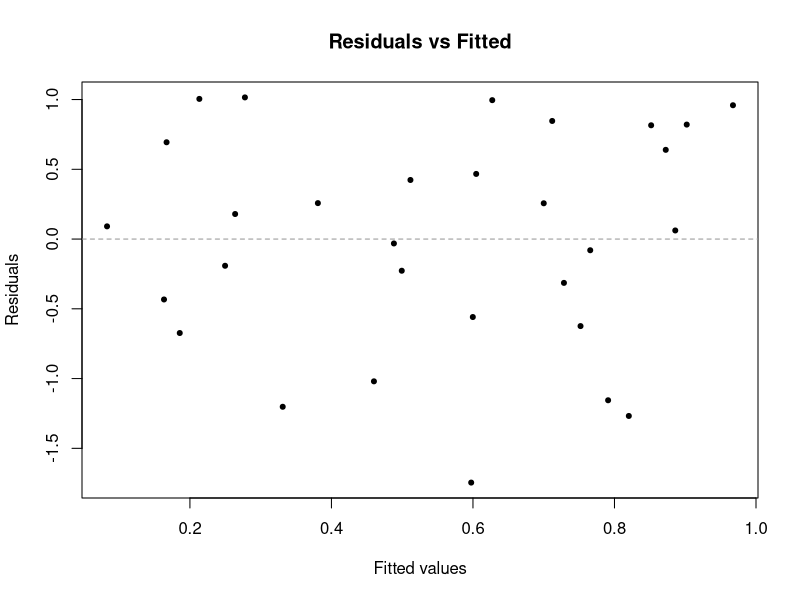
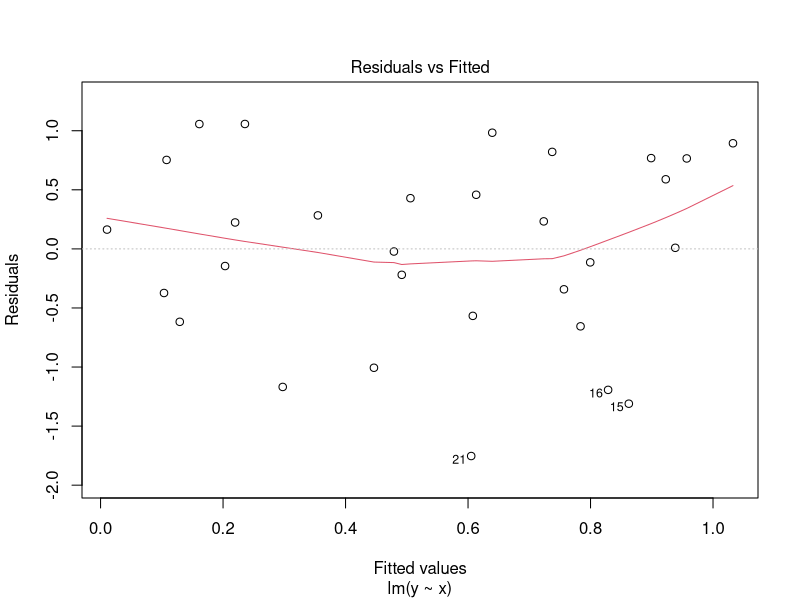
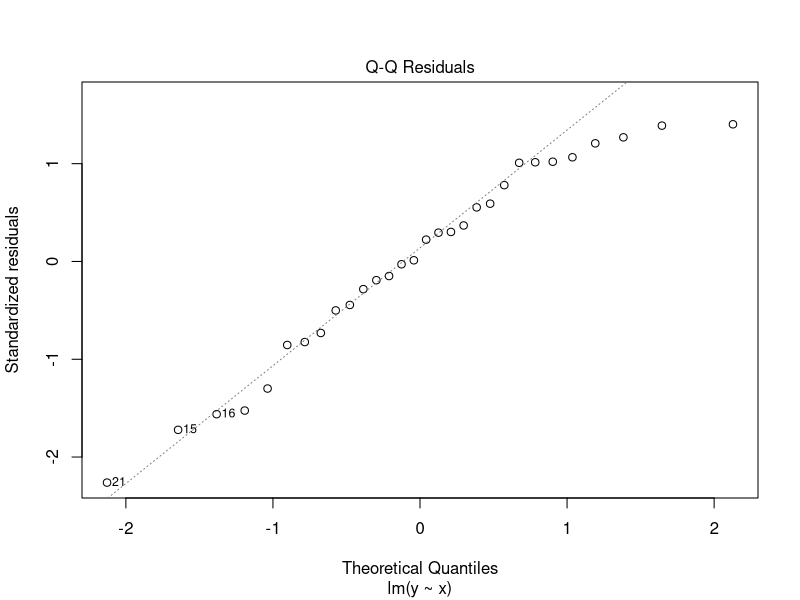
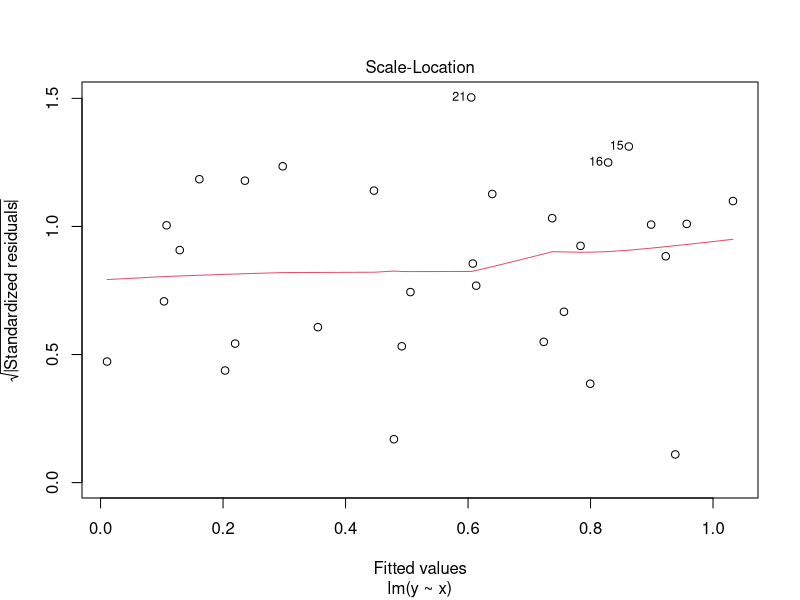
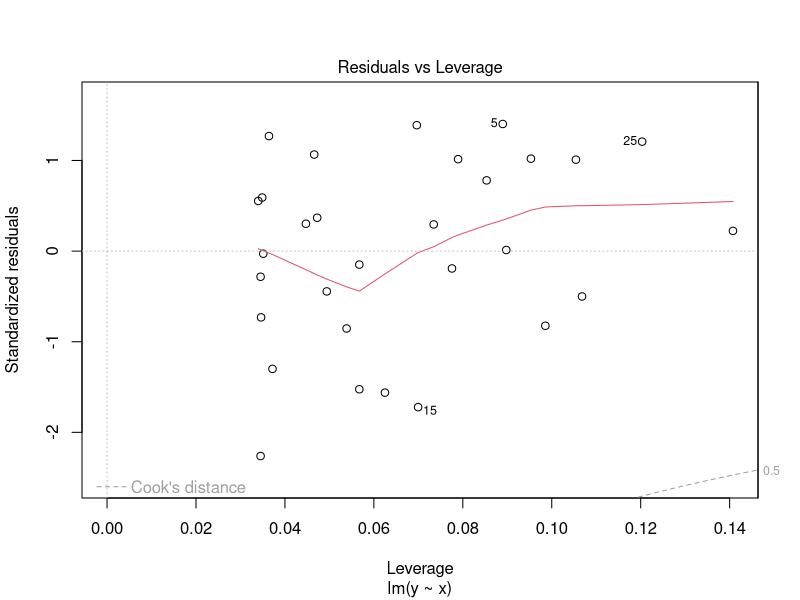

R code for these plots, in order:
## ---- chunk 1
knitr::opts_chunk$set(echo = TRUE)
## ---- chunk 2
# Importing useful functions

## Prior (Likelihhod Distribution) p(Data|w)
make_prior <- function(model, alpha, ...) {
  
  res = function(n = 1) mvrnorm(n, mu = c(0,0), Sigma = diag(1/alpha, nrow = 2))
  return(res)
}

## Posterior Distribution p(w|Data)p(w)
make_posterior <-function(model, alpha, beta, ...){
  theta_x = model_matrix(model, ...)
  
  S_xy_inv = diag(alpha, nrow = ncol(theta_x)) + beta * t(theta_x) %*% theta_x
  
  # Inverting back the matrix by solving it
  S_xy = solve(S_xy_inv)
  m_xy = beta * S_xy %*% t(theta_x) %*% y
  
  return(list(S_xy = S_xy, m_xy = m_xy))
}

## Sampling from posterior
sample_from_posterior <- function(n, model, alpha, beta, ...) {
  # specialize a function by n
  stat = make_posterior(model, alpha, beta)
  S_xy = stat$S_xy
  m_xy = stat$m_xy

  res <- as.data.frame(mvrnorm(n, mu=m_xy, Sigma=S_xy))
  w_names = sprintf("w%d", 0:(ncol(res)-1)) 
  colnames(res) = w_names
  return(res)
}

## Dealing with models 
model_matrix <- function(model, ...){
  model.matrix(model, ...)
}

## 
noresponse_matrix <- function(model, ...){
  responseless = delete.response(terms(model))
  
  data_frame = model.frame(responseless, ...)
  
  res = model.matrix(responseless, data_frame)
  return(res) 
}

##
predict.blm <- function(object, ...) {
  formula = object$formula
  posterior = object$posterior
  beta = object$beta
  
  # Generalizing theta for old and new data (using '...' method)
  theta_x = noresponse_matrix(formula, ...)

  m_xy = posterior$m_xy
  S_xy = posterior$S_xy

  # Dealing with many data points:
  sds = vector(length = nrow(theta_x))
  means = vector(length = nrow(theta_x))
  var = vector(length = nrow(theta_x))
  
  for(i in seq_along(sds)){      
    S_xxy = 1/beta + (t(theta_x[i,]) %*% S_xy %*% theta_x[i,])
    sds[i] = sqrt(S_xxy)
    var[i] = S_xxy
    means[i] = sum(t(m_xy) %*% theta_x[i,])
  }
  
  return(list(sds = sds, means = means, S_xy = var))
  
}


## ---- chunk 3
# Creating the class blm
make_prior <- function(model, alpha, ...){
  arguments <- list(...)
  if (alpha < 0) stop('alpha must be positive!')
  
  model <- model.matrix(model)
  return(list(m_xy = rep(0, ncol(model)), S_xy = diag(1/alpha, nrow = ncol(model))))
}

update <- function(model, prior, alpha, beta, ...){
  arguments <- list(...)

  if(alpha < 0 || beta  < 0) stop('alpha and beta must be positive!')
  
  data <- model.frame(model)
  theta_x = noresponse_matrix(model)
  S_xy <- solve(prior$S_xy + beta * t(theta_x) %*% theta_x)
  m_xy <- beta * S_xy %*% t(theta_x) %*% y
  return(list(m_xy=m_xy, S_xy=S_xy))
  
}

blm <- function(model, ...) {
  arguments <- list(...)
  alpha = arguments$alpha
  beta = arguments$beta
  prior <- make_prior(model, alpha,...) # it returns alpha
  posterior <- update(model, prior, beta, ...)

  # Defining the class blm
  obj <- list(data = model.frame(model),
              variances = posterior$S_xy,
              prior = prior,
              alpha = alpha,
              beta = beta,
              posterior = posterior,
              formula = model,
              sys = sys.call(),
              coefficients = posterior$m_xy)
  class(obj) <- 'blm'
  obj
}
  
## ---- chunk 4
x <- runif(30)
y <- rnorm(30, mean=x)

test_blm = blm(y ~ x, alpha = 1.5, beta = 2)
test_lm = lm( y ~ x)
# Creating the polymorphic function and adding an alias to it:
coefficients.blm <- coef.blm <- function(object, ...) t(object$coefficients)

# Test blm
coefficients(test_blm)
coef(test_blm)

# Test lm
coef(test_lm)
## ---- chunk 5

predict.blm <- function(object, ...) {

  formula = object$formula
  posterior = object$posterior
  beta = object$beta
  
  theta_x = noresponse_matrix(formula, ...)

  # Generalizing theta for old and new data (using '...' method)
  m_xy = posterior$m_xy
  S_xy = posterior$S_xy

  # Dealing with many data points:
  means = vector(length = nrow(theta_x))
  
  for(i in seq_along(means)){      
    means[i] = sum(t(m_xy) %*% theta_x[i,])
  }

  return(list(means = means))
}

# Testing it
newdata <- data.frame(x=runif(3))

# blm method
predict(test_blm, newdata)

# lm method
predict(test_lm, newdata)

# blm method
predict(test_blm)

# lm method
predict(test_lm)


## ---- chunk 6
# You can only put the old data here, the newdata will be ignored in the predict function 
fitted.blm <- function(object, ...) {
  fit <- predict(object)
  fit
}

# Test blm
fitted(test_blm)

# Even if I give new data it is not going to do anything with it:
fitted(test_blm, newdata)

# Test lm
fitted(test_lm)

# How does lm deal with it?
fitted(test_lm, newdata)

# Don't care like I do. :)
## ---- chunk 7

confint.blm <- function(object, level= 0.95, ...) {
  theta_x = noresponse_matrix(object$formula, ...)
  beta = object$beta
  S_xy = object$posterior$S_xy

  # Calculating Standard deviation to be used in qnorm
  sds = vector(length = nrow(theta_x))  

  for(i in seq_along(sds)){  
    S_xxy = 1/beta + (t(theta_x[i,]) %*% S_xy %*% theta_x[i,])
    sds[i] = sqrt(S_xxy)
  }
  
  fitted <- predict(object, ...)
  quantil_lower <- qnorm(p = (1-level)/2, mean = fitted$means, sd = sds, lower.tail = F)
  quantil_upper <- qnorm(p = (1 - (1 -level)/2), mean = fitted$means, sd = sds, lower.tail = F)
  
  quantiles = cbind(quantil_lower, quantil_upper)
  colnames(quantiles) = c(print((1-level)/2), print((1 - (1 -level)/2)))
  # It returns mean and sd
  return(quantiles)
}

# Test blm
confint(test_blm, level = 0.95)

# Test lm
confint(test_lm)
## ---- chunk 8

## ---- chunk 9
deviance.blm <- function(object, ...){
  observed = object$data[,1]
  fit = fitted(object)$means
  dev = (fit - observed)^2
  sum(dev)
}

# Test blm
deviance(test_blm)  

# Test lm
deviance(test_lm)
## ---- chunk 10

residuals.blm <- function(object, ...){
  observed = object$data[,1]
  x = as.data.frame(object$data[,2])
  predicted = predict(object, x)$means
  residuals = (observed - predicted) 
  residuals
}

# Test it for blm
residuals(test_blm)

# Test it for lm
residuals(test_lm)
## ---- chunk 11

plot.blm <- function(object, ...) {
  data = object$data

  if(is.null(data) == FALSE && ncol(data) == 2){
   # plot(data[,2],data[,1], pch = 20, xlab = 'x', ylab = 'y')
  #  abline(a = object$coefficients[1], b = object$coefficients[2], col="red")
    
    # First plot: fitted values vs residuals
    fit = fitted(object)$means
    resid = residuals(object)
    plot(fit, resid, pch = 20, xlab = 'Fitted values', ylab = 'Residuals', main = 'Residuals vs Fitted') 
    abline(h = 0, col = "gray60", lty = 2)
  }
}

plot(test_blm)
plot(test_lm)
# 1- residuals versus fitted data
# 2- q-q plot (theoretical quantiles versus standardized residuals)
# 3- third graph i do not understand much
# 4- Residuals versus leverage

## ---- chunk 12
# Print gives/print the called function and the coefficients 
print.blm <- function(object, ...){
  cat('\nCall:\n')
  print(object$sys)
  
  cat('\nCoefficients:\n')
  t(object$coefficients) 
}

# Test it
print(test_blm)
print(test_lm)
## ---- chunk 13
# As the name says, the summary function should be summary of everything
getAnywhere(summary.lm)
summary(test_lm)

# The easiest way:
summary.blm <- function(object, ...) {
  sapply(object$data, summary)
  cat('\nCall:\n')
  print(object$sys)
  
  cat('\nResiduals:\n')
  print('Nothing yet')
  #sapply(object$residuals, summary) 
  
  cat('\nCoefficients:\n')
  print('Estimate, Std error, t value, Pr(>|t|)')

  cat('\nResidual standard error, numberX, on numberZ degrees of freedom\n')
  cat('\nMultiple R-squared:\n')
  cat('Adjusted R-squared:\n')
  
} 
summary(test_blm)
# The hard and freedom way

## Creating Classes of summary
# Using the same arguments as summary and creating a summary custom class

summary.customclass <- function(object, ...){
  cat('\nCall:\n')
  print(object$sys)
  
  cat('\nCoefficients:\n')
  t(object$coefficients) 
}


